Frame 1 (no input): blank canvas, image omitted
Frame 60 (the mouse pressed at the canvas centre just before this capture): blank canvas, image omitted
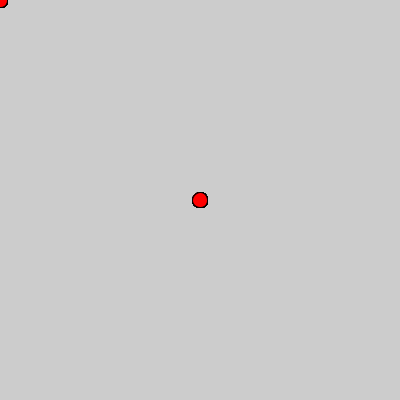
Frame 120 (the mouse held since frame 60 and released just before this capture)

The Processing sketch whose frames 1 and 60 were blank and that drew this single picture after the mouse press (run headless with seeded random() and noise(); from frame 60 on, the mouse is pressed at the canvas centre):

// Processing sketch: sketch_160217b
// ── sketch_160217b.pde
void setup () {
  size(400, 400);
}

void draw () {
  fill (#ff0000);

  ellipse(mouseX, mouseY, 15, 15);
}
